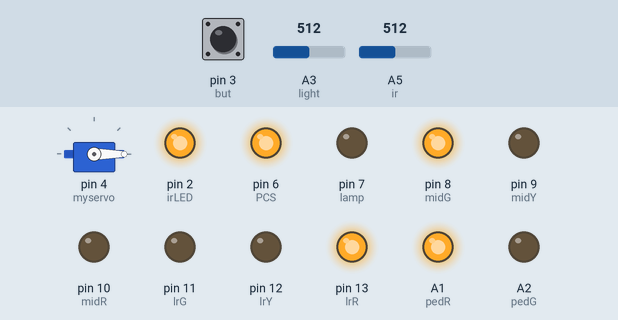
This sketch was run on a simulated Arduino Uno, built with avr-gcc and run on an emulated ATmega328P. Shown: servo, output pins drawn as LEDs (lit = HIGH). The inputs (shaded band) are chosen by the test bench; at power-on: pin 3 (but) HIGH, A5 (ir) = 512, A3 (light) = 512. What the sketch prints to the serial monitor is not drawn.

Above: at 1.2 s.
1.3 s: pin 3 (but) pulled LOW for 0.15 s
At 3.5 s:
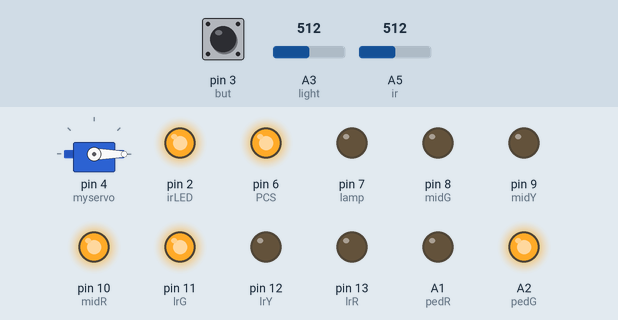
4.4 s: A5 (ir) set to 12
7.4 s: A5 (ir) set to 9
At 9.6 s:
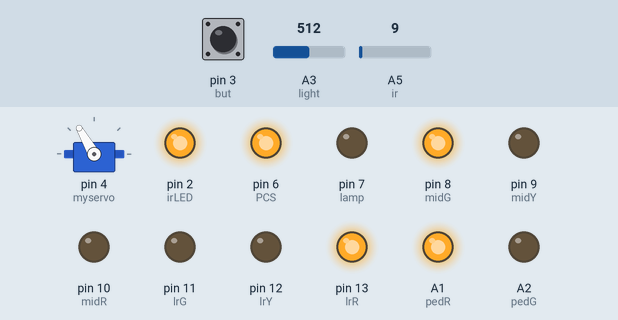
10.4 s: A3 (light) set to 88
13.4 s: A3 (light) set to 73
At 14.6 s:
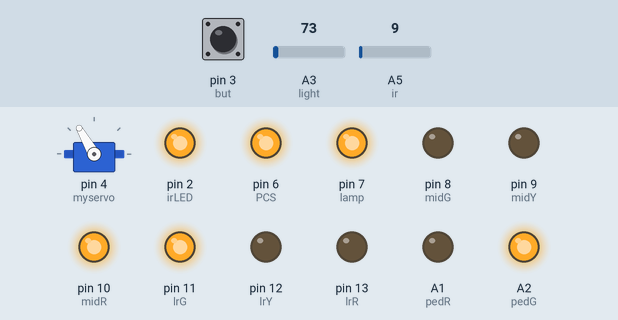
16.4 s: A5 (ir) set to 90
At 18.6 s:
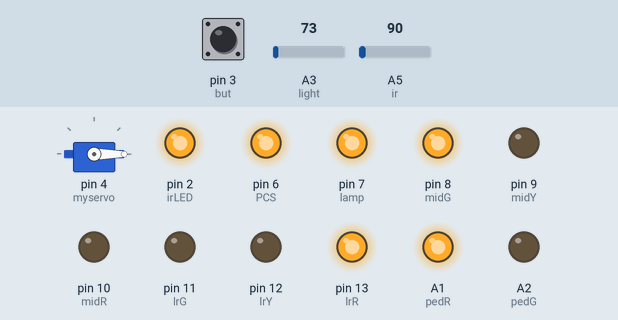
Timing chart, 0 to 25.5 s (numbered marks = the images above; inputs shaded):
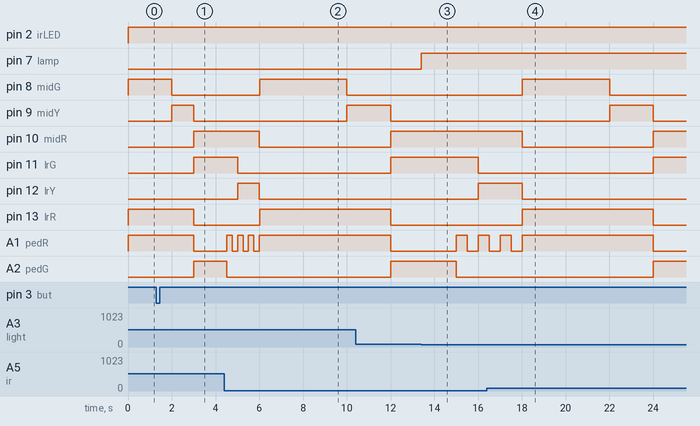

Measured:
- the behaviour switches between 11 and 10 on A5 (ir) (found by bisection; images 1 and 2)
- the behaviour switches between 81 and 80 on A3 (light) (found by bisection; images 2 and 3)
- after the input at 1.3 s, pin 8 (midG): HIGH → LOW after 0.70 s instead of 2.7 s; pin 9 (midY): LOW → HIGH after 0.70 s instead of 2.7 s; pin 10 (midR), pin 11 (lrG), A2 (pedG): LOW → HIGH after 1.7 s; pin 13 (lrR), A1 (pedR): HIGH → LOW after 1.7 s
- after the input at 7.4 s, servo on pin 4 (myservo): 0° → 120° after 1.0 s
- after the input at 13.4 s, pin 7 (lamp): LOW → HIGH at once
- after the input at 16.4 s, servo on pin 4 (myservo): 120° → 0° at once

The sketch:

FINALFINAL.ino
```cpp
/*
Sophia Weng, Jinansh Shah & Lior Levy
 Mr. Wong
 May-June 2015
 This program controls 11 LED lights on a stoplight and pedestrian crossing sign of a T-intersection, a light that goes off when it gets dark enough and a button that will speed up the intersection's lights for one round.
 */
#include <Servo.h>

boolean m=false;

Servo myservo;  // create servo object to control a servo
// a maximum of eight servo objects can be created

int pos = 0;    // variable to store the servo position

unsigned long forMotor; // stores the time at which motor was opened
unsigned long forTraffic; // stores the times at which the traffic lights change

boolean lior = false;  // stores whether the button has been pressed
int thing = 1; // variable used to alter the timings of the traffic lights
int but = 3; // stores the state of the button (pressed or not).

int lrR= 13; // stores the pin number of the left/right red light
int lrG = 11; // stores the pin number of the left/right green light
int lrY = 12; // stores the pin number of the left/ right yellow light

int midR = 10; // stores the pin number of the mid red light
int midY = 9; // stores the pin number of the mid yellow light
int midG = 8; // stores the pin number of the mid gren light

int irSensorPin = 5; // stores the pin numnber of the ir sensor pin
int irLED = 2  ; //stores the pin number of the ir light

int PCS = 6; // stores the pin number of the photocell sensor
int photocellReading;     // stores the analog reading from the sensor divider
int lamp = 7;          // stores the pin number of an LED connected to the photocell sensor

int buttonReading; // stores the button reading

int pedG = A2; // stores the pin of the pedestrian walk light
int pedR = A1; // stores the pin of the pedestrian stop light

// variables check if corresponding traffic code has run before running next code (needed to check that it has been run or not when the traffic light system speeds up)
boolean traffica;
boolean trafficb;
boolean trafficc;
boolean trafficd;
boolean traffice;
boolean trafficf;
boolean trafficg;
boolean traffich;
boolean traffici;
boolean trafficj;
boolean traffick;

// setup - sets up necessary parts, runs once
void setup() {
  // initialize the digital pin as an output.
  pinMode(lrR, OUTPUT);
  pinMode(lrY, OUTPUT);
  pinMode(lrG, OUTPUT);
  pinMode(midR, OUTPUT);
  pinMode(midY, OUTPUT);
  pinMode(midG, OUTPUT);
  pinMode(PCS, OUTPUT);
  pinMode (pedG, OUTPUT);
  pinMode (pedR, OUTPUT);
  digitalWrite (PCS, HIGH);
  pinMode(lamp, OUTPUT);  // have an LED for output
/////////////////  pinMode (irLED, HIGH);
  Serial.begin(9600);
  pinMode (but, INPUT_PULLUP);
  myservo.attach(4);
  forMotor = millis();
  forTraffic = millis();
  pinMode(irSensorPin, INPUT);
  pinMode(irLED, OUTPUT);
}

// ir - returns the status of the IR (whether something has been detected)
boolean ir ()
{
  digitalWrite (irLED, HIGH);
  int temp= analogRead (A5);
  Serial.println (temp);
  return (temp >10);
}

// light - turns on light if photocell reading is low (it is dark)
void light ()
{
  // read the resistor
  photocellReading = analogRead (A3);
  if (photocellReading > 80)
    digitalWrite(lamp, LOW);
  else
    digitalWrite(lamp, HIGH);
}


// button - checks if the button has been pressed
void button ()
{
  buttonReading = digitalRead(but);
  if (buttonReading == LOW) {
    thing = 2;
    lior = true;
  }
  else
    thing = 1;
}


// traffic1 - turns on th left/ right red light and mid green light
void traffic1()
{
  digitalWrite(lrR, HIGH);   //top is red
  digitalWrite (midG,HIGH); // mid is green

}


// traffic2 - turns off mid green light and turns on mid yellow light
void traffic2()
{
  digitalWrite (midG,LOW); // mid is now yellow
  digitalWrite(midY, HIGH);
}


// traffic3 - turns off mid yellow right and turns on mid red light, turns off left/right red light and turns on left/right gren light
void traffic3()
{
  digitalWrite(lrR, LOW);    // top is now green
  digitalWrite (lrG, HIGH);
  digitalWrite(midY, LOW);  // mid is now red
  digitalWrite(midR, HIGH);
}


// traffic4 - turns off left/right green light and turns on left/right yellow light
void traffic4()
{
  digitalWrite (lrG, LOW);   // top is yellow
  digitalWrite (lrY, HIGH);
}


// traffic5 - turns off left/right yellow light and mid red light
void traffic5()
{
  digitalWrite (lrY, LOW); // turns off top yellow
  digitalWrite (midR, LOW); //turns off mid red
}


// ped1 - turns off walk light and turns on stop light
void ped1()
{
  digitalWrite (pedG, LOW);
  digitalWrite (pedR, HIGH);
}


// ped2 - turns off stop light
void ped2()
{
  digitalWrite (pedR, LOW);
}

// ped3 - turns on walk light
void ped3()
{
  ped2();
  digitalWrite (pedG, HIGH);
}


// loop - runs forever
// if statements - check ifit is the right time to change traffic lights or close gates, if it is dark the photocell light turns on, and if the ir detects something motor () is called.
void loop()
{

 light();
  if (lior==false)
    button();

  if (millis()-forTraffic >= 1/thing && traffica==false)
  {
    traffic1();
    ped1();
    traffica=true;
  }
  if (millis()-forTraffic >= 4000/thing && trafficb==false)
  {
    traffic2();
    trafficb=true;
  }
  if (millis()-forTraffic >= 6000/thing && trafficc==false)
  {
    traffic3();
    ped3();
    trafficc=true;
  }

  if (millis()-forTraffic >= 9000/thing && trafficd==false)
  {
    ped1();
    trafficd=true;
  }
  if (millis()-forTraffic >= 9500/thing && traffice==false)
  {
    ped2();
    traffice=true;
  }
  if (millis()-forTraffic >= 10000/thing && trafficf==false)
  {
    ped1();
    trafficf=true;
  }
  if (millis()-forTraffic >= 10500/thing && trafficg==false)
  {
    ped2();
    trafficg=true;
  }
  if (millis()-forTraffic >= 11000/thing && traffich==false)
  {
    ped1();
    traffich=true;
  }
  if (millis()-forTraffic >= 11500/thing && traffici==false)
  {
    ped2();
    traffici=true;
  }
  if (millis()-forTraffic >= 12000/thing && trafficj==false)
  {
    ped1();myservo.write(0);              // tell servo to go to position in variable 'pos'                      // waits 15ms for the servo to reach the position
    trafficj=true;
  }

  if (millis()-forTraffic >= 10000/thing && traffick==false)
  {
    traffic4();
    traffick=true;
  }

  if (millis()-forTraffic >= 12000/thing)
  {
    traffic5();
    lior=false;
    forTraffic = millis();
    traffica=false;
    trafficb=false;
    trafficc=false;
    trafficd=false;
    traffice=false;
    trafficf=false;
    trafficg=false;
    traffich=false;
    traffici=false;
    trafficj=false;
    traffick=false;
  }

 if (ir ())
 {
    myservo.write(0);
    forMotor = millis ();
    Serial.println ("op");
 }
 if (millis ()-forMotor > 1000)
    myservo.write(120);
}
```
